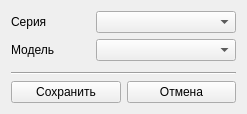
<?xml version="1.0" encoding="UTF-8"?>
<ui version="4.0">
 <class>Form</class>
 <widget class="QWidget" name="Form">
  <property name="geometry">
   <rect>
    <x>0</x>
    <y>0</y>
    <width>247</width>
    <height>114</height>
   </rect>
  </property>
  <property name="windowTitle">
   <string>Form</string>
  </property>
  <layout class="QVBoxLayout" name="verticalLayout">
   <item>
    <layout class="QHBoxLayout" name="horizontalLayout">
     <item>
      <widget class="QLabel" name="label_7">
       <property name="text">
        <string>Серия</string>
       </property>
      </widget>
     </item>
     <item>
      <spacer name="horizontalSpacer">
       <property name="orientation">
        <enum>Qt::Horizontal</enum>
       </property>
       <property name="sizeHint" stdset="0">
        <size>
         <width>40</width>
         <height>20</height>
        </size>
       </property>
      </spacer>
     </item>
     <item>
      <widget class="QComboBox" name="series_combobox">
       <property name="minimumSize">
        <size>
         <width>140</width>
         <height>0</height>
        </size>
       </property>
      </widget>
     </item>
    </layout>
   </item>
   <item>
    <layout class="QHBoxLayout" name="horizontalLayout_2">
     <item>
      <widget class="QLabel" name="label_2">
       <property name="text">
        <string>Модель</string>
       </property>
      </widget>
     </item>
     <item>
      <spacer name="horizontalSpacer_2">
       <property name="orientation">
        <enum>Qt::Horizontal</enum>
       </property>
       <property name="sizeHint" stdset="0">
        <size>
         <width>40</width>
         <height>20</height>
        </size>
       </property>
      </spacer>
     </item>
     <item>
      <widget class="QComboBox" name="devicemodel_combobox">
       <property name="minimumSize">
        <size>
         <width>140</width>
         <height>0</height>
        </size>
       </property>
      </widget>
     </item>
    </layout>
   </item>
   <item>
    <spacer name="verticalSpacer">
     <property name="orientation">
      <enum>Qt::Vertical</enum>
     </property>
     <property name="sizeHint" stdset="0">
      <size>
       <width>20</width>
       <height>40</height>
      </size>
     </property>
    </spacer>
   </item>
   <item>
    <widget class="Line" name="line">
     <property name="orientation">
      <enum>Qt::Horizontal</enum>
     </property>
    </widget>
   </item>
   <item>
    <layout class="QHBoxLayout" name="horizontalLayout_3">
     <item>
      <widget class="QPushButton" name="save_button">
       <property name="text">
        <string>Сохранить</string>
       </property>
      </widget>
     </item>
     <item>
      <widget class="QPushButton" name="cancel_button">
       <property name="text">
        <string>Отмена</string>
       </property>
      </widget>
     </item>
    </layout>
   </item>
  </layout>
 </widget>
 <resources/>
 <connections/>
</ui>
